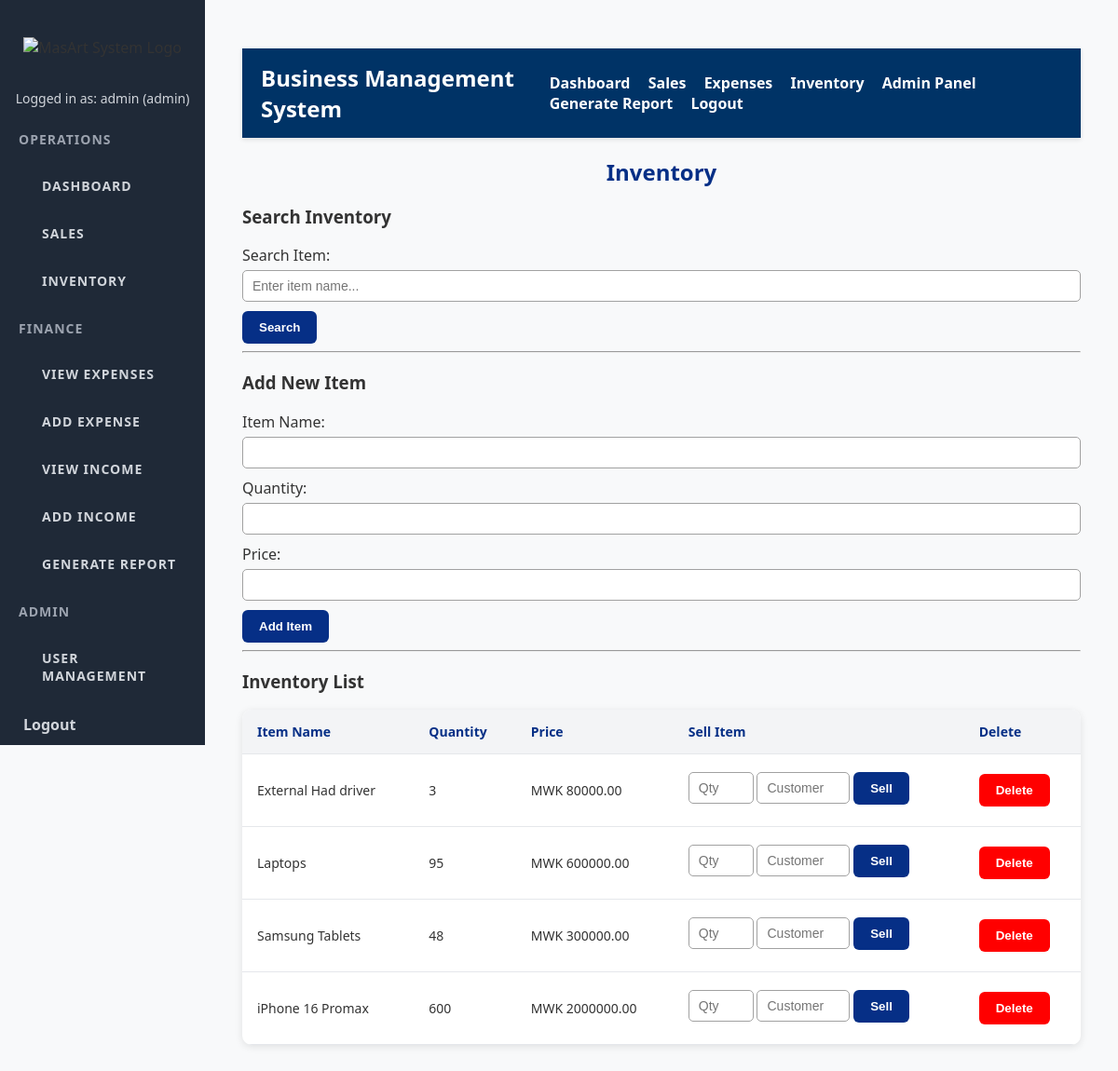
Before: /inventory (signed in) with the older database file.
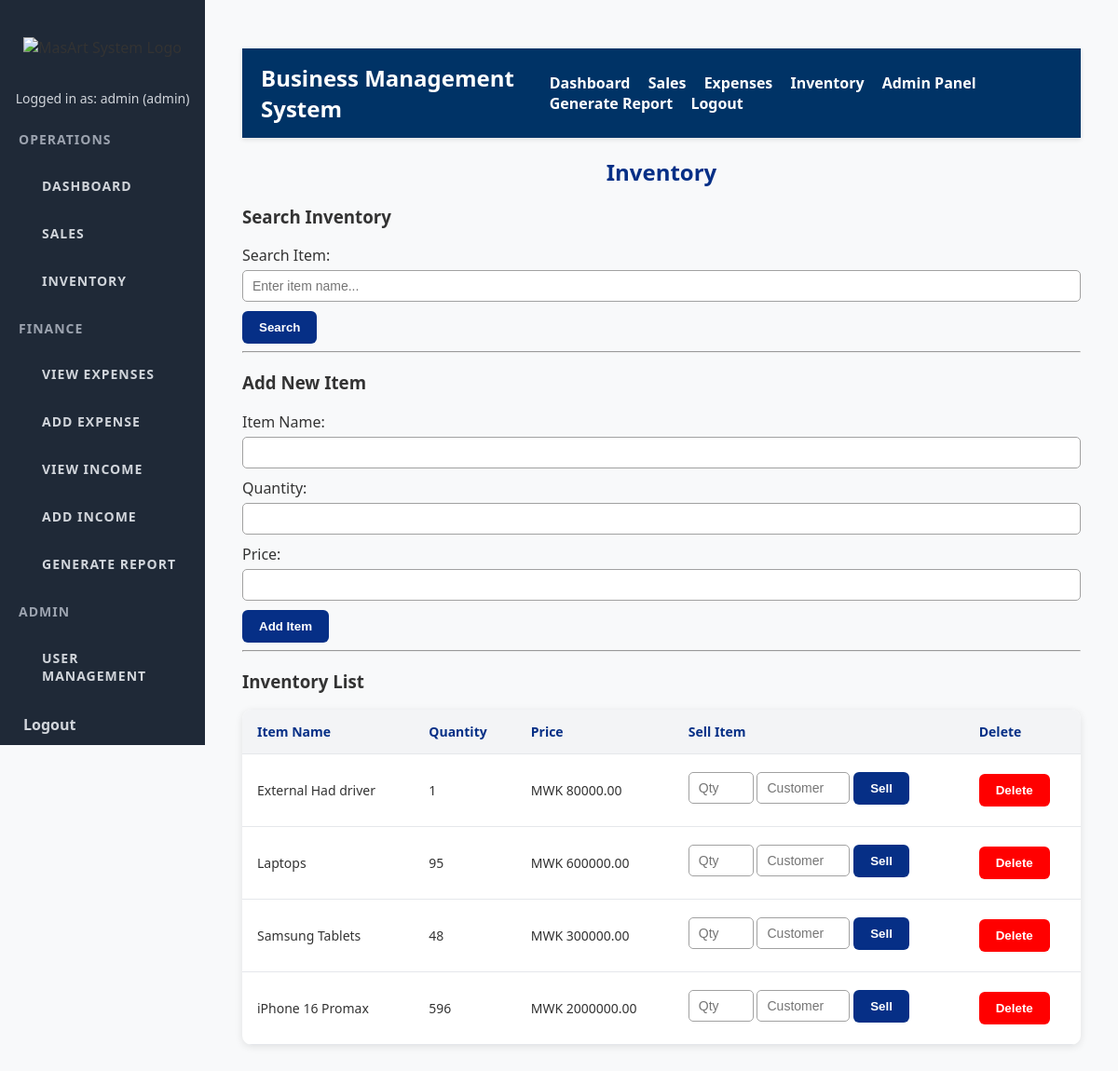
After: the same page with the newer database file.
### tables this page shows
CREATE TABLE inventory (
                id INTEGER PRIMARY KEY AUTOINCREMENT,
                item_name TEXT UNIQUE NOT NULL,
                quantity INTEGER NOT NULL,
                price REAL NOT NULL
            );

### app.py (the view)
@app.route('/inventory', methods=['GET', 'POST'])
def view_inventory():
    if 'user' not in session:
        return redirect(url_for('login'))
    search_term = request.args.get('search_term', '').strip()
    with get_db_connection() as conn:
        cursor = conn.cursor()
        if search_term:
            cursor.execute("""
                SELECT * FROM inventory
                WHERE item_name LIKE ?
                ORDER BY item_name
            """, ('%' + search_term + '%',))  # This will match any item names that contain the search term
        else:
            cursor.execute("SELECT * FROM inventory ORDER BY item_name")
        items = cursor.fetchall()
    return render_template('inventory.html', items=items)

### app.py (called while the page is built)
def get_db_connection():
    conn = sqlite3.connect(DATABASE, timeout=10)  # Added timeout to avoid database lock errors
    conn.row_factory = sqlite3.Row  # This allows us to access columns by name
    return conn

### templates/inventory.html (shortened to what this page needs)
{% extends "base.html" %}
{% block content %}
<h2>Inventory</h2>
<h3>Search Inventory</h3>
<form method="GET" action="{{ url_for('view_inventory') }}">
    <label for="search_term">Search Item:</label>
    <input type="text" name="search_term"
           placeholder="Enter item name..."
           value="{{ request.args.get('search_term', '') }}" />
    <button type="submit">Search</button>
</form>
<hr>
<h3>Add New Item</h3>
<form method="POST" action="{{ url_for('add_inventory') }}">
    <label>Item Name:</label>
    <input type="text" name="item_name" required />
    <label>Quantity:</label>
    <input type="number" name="quantity" min="1" required />
    <label>Price:</label>
    <input type="number" step="0.01" name="price" min="0" required />
    <button type="submit">Add Item</button>
</form>
<hr>
<h3>Inventory List</h3>
<table>
    <thead>
        <tr>
            <th>Item Name</th>
            <th>Quantity</th>
            <th>Price</th>
            <th>Sell Item</th>
            {% if session['role'] == 'admin' %}
            <th>Delete</th>
            {% endif %}
        </tr>
    </thead>
    <tbody>
        {% for item in items %}
        <tr>
            <td>{{ item['item_name'] }}</td>
            <td>{{ item['quantity'] }}</td>
            <td>MWK {{ "%.2f"|format(item['price']) }}</td>
            <td>
                <form method="POST"
                      action="{{ url_for('mark_item_sold', item_id=item['id']) }}">
                    <input type="number"
                           name="quantity"
                           placeholder="Qty"
                           required
                           min="1"
                           max="{{ item['quantity'] }}"
                           style="width:70px;" />
                    <input type="text"
                           name="customer_name"
                           placeholder="Customer"
                           required
                           style="width:100px;" />
                    <button type="submit">Sell</button>
                </form>
            </td>
            {% if session['role'] == 'admin' %}
            <td>
                <form method="POST"
                      action="{{ url_for('delete_inventory', item_id=item['id']) }}"
                      onsubmit="return confirm('Are you sure you want to delete this item?');">
                    <button type="submit" style="background:red; color:white;">Delete</button>
                </form>
            </td>
            {% endif %}
        </tr>
        {% endfor %}
    </tbody>
</table>
{% endblock %}

Changed rows visible on the page:
changed inventory "External Had driver": quantity "3" → "1"
changed inventory "iPhone 16 Promax": quantity "600" → "596"
